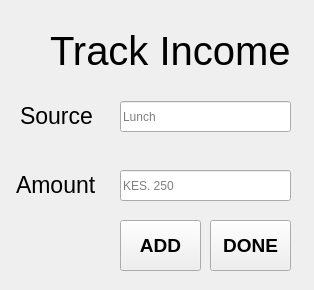
<?xml version="1.0" encoding="UTF-8"?>
<ui version="4.0">
 <class>MainWindow</class>
 <widget class="QMainWindow" name="MainWindow">
  <property name="geometry">
   <rect>
    <x>0</x>
    <y>0</y>
    <width>314</width>
    <height>290</height>
   </rect>
  </property>
  <property name="windowTitle">
   <string>MainWindow</string>
  </property>
  <widget class="QWidget" name="centralwidget">
   <widget class="QLineEdit" name="ent_src">
    <property name="geometry">
     <rect>
      <x>120</x>
      <y>101</y>
      <width>171</width>
      <height>31</height>
     </rect>
    </property>
    <property name="placeholderText">
     <string>Lunch</string>
    </property>
   </widget>
   <widget class="QLabel" name="label">
    <property name="geometry">
     <rect>
      <x>20</x>
      <y>100</y>
      <width>81</width>
      <height>31</height>
     </rect>
    </property>
    <property name="font">
     <font>
      <pointsize>17</pointsize>
     </font>
    </property>
    <property name="text">
     <string>Source</string>
    </property>
   </widget>
   <widget class="QLabel" name="label_2">
    <property name="geometry">
     <rect>
      <x>16</x>
      <y>169</y>
      <width>81</width>
      <height>31</height>
     </rect>
    </property>
    <property name="font">
     <font>
      <pointsize>17</pointsize>
     </font>
    </property>
    <property name="text">
     <string>Amount</string>
    </property>
   </widget>
   <widget class="QLineEdit" name="ent_amt">
    <property name="geometry">
     <rect>
      <x>120</x>
      <y>170</y>
      <width>171</width>
      <height>31</height>
     </rect>
    </property>
    <property name="text">
     <string/>
    </property>
    <property name="placeholderText">
     <string>KES. 250</string>
    </property>
   </widget>
   <widget class="QPushButton" name="btn_add">
    <property name="geometry">
     <rect>
      <x>120</x>
      <y>220</y>
      <width>81</width>
      <height>51</height>
     </rect>
    </property>
    <property name="font">
     <font>
      <pointsize>14</pointsize>
      <weight>75</weight>
      <bold>true</bold>
     </font>
    </property>
    <property name="text">
     <string>ADD</string>
    </property>
   </widget>
   <widget class="QLabel" name="label_3">
    <property name="geometry">
     <rect>
      <x>50</x>
      <y>30</y>
      <width>271</width>
      <height>41</height>
     </rect>
    </property>
    <property name="font">
     <font>
      <pointsize>30</pointsize>
     </font>
    </property>
    <property name="text">
     <string>Track Income</string>
    </property>
   </widget>
   <widget class="QPushButton" name="btn_done">
    <property name="geometry">
     <rect>
      <x>210</x>
      <y>220</y>
      <width>81</width>
      <height>51</height>
     </rect>
    </property>
    <property name="font">
     <font>
      <pointsize>14</pointsize>
      <weight>75</weight>
      <italic>false</italic>
      <bold>true</bold>
     </font>
    </property>
    <property name="text">
     <string>DONE</string>
    </property>
   </widget>
  </widget>
 </widget>
 <resources/>
 <connections/>
</ui>
